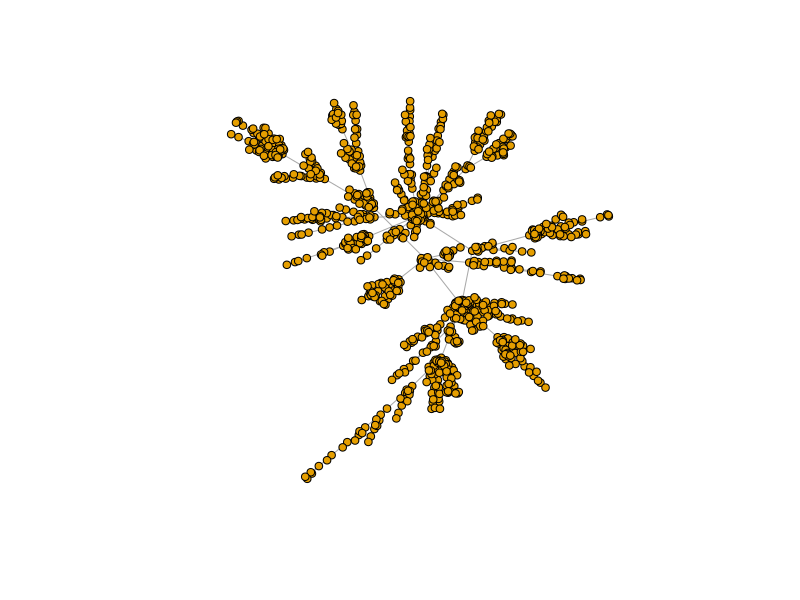

Source code (R): (Note: this script raises an error after producing the figure.)
library(tidyverse)
library(igraph)

# Parameters
n <- 1000 # Number of nodes
p <- 0.01 # Connection probability
beta <- 0.55 # Infection rate
gamma <- 0.5 # Recovery rate
initial_infected_fraction <- 0.005 # Initial infected fraction
time_steps <- 200


# Create random graph

g <- sample_pa(n, power=1.2, directed = FALSE)

### Stochastic Block Model, Graphon, ERGM, Latent Variable Model
### Missing at random
layout <- layout_with_fr(g)
plot(g,layout = layout,vertex.size = 4, edge.arrow.size = 0, vertex.label=NA)

# Initialize state vector (0 for susceptible, 1 for infected)
state <- matrix(0, time_steps + 1  ,n)
prob <- matrix(0, time_steps + 1  ,n)
n_init <- 1 #round(n * initial_infected_fraction)
R0 <- beta/gamma
print(sprintf("R0 is %f", R0))
initial_infected <- sample(1:n, size = n_init)
state[1, initial_infected] <- 1
prob[1, initial_infected] <- 1
beta_v = rep(beta, n) 
gamma_v = rep(gamma, n) 


# Simulate SIS dynamics
t=2
while(t < (time_steps+1) & sum(state[t-1,]>0 )) {
  # Iterate through each node
  for(i in 1:n) {
    if(state[t-1, i] == 1) { # If infected
      # Check recovery
        state[t, i] <- 1 - rbinom(1, 1, gamma)
    }else{
       # Check infection spread to neighbors
         neighbors <- neighbors(g, i)
         infection_force = sum(state[t-1, neighbors] * beta_v[neighbors] * W[i, neighbors])
        # Update Ground Truth
         prob[t, i] = min(max(0, prob[t-1, i] + (1- prob[t-1, i]) * min(1, infection_force) - prob[t-1, i] * gamma_v[i]), 1)
         state[t, i] = rbinom(1, 1, prob[t, i])
    }
  }
  
  # Update state
  cat("Time step", t-1, "- Number of infected:", sum(state[t,]), "\n")
  t = t+1
}








